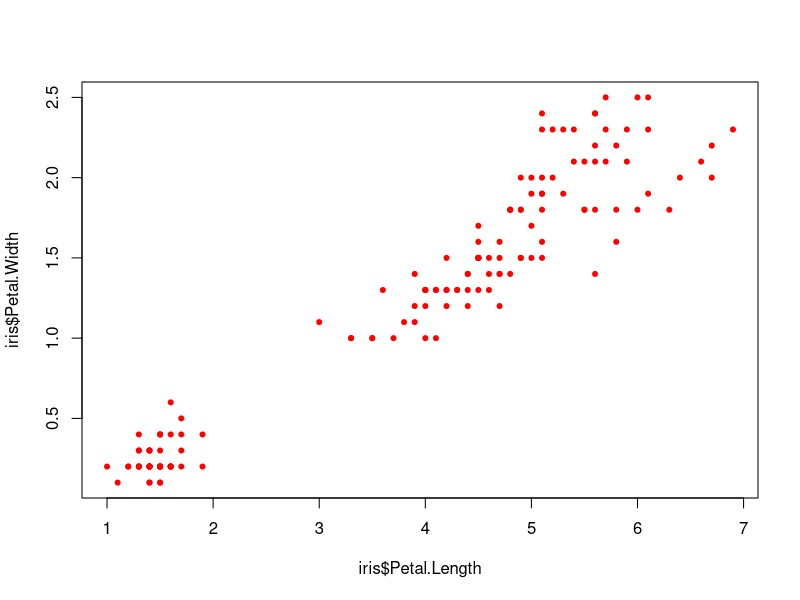

Write the R code that produced this figure.
# Using the Student’s T-test in R
# Two-Sample T-test with Unequal Variance
x = rnorm(100,mean = 0, sd = 1)
y = rnorm(100,mean = 0, sd = 1)
t.test(x,y)

x = rnorm(100,mean = 0, sd = 1)
y = rnorm(100,mean = 20, sd = 20)
t.test(x,y)

# Using the Student’s T-test in R
x = rnorm(100,mean = 0, sd = 1)
y = rnorm(100,mean = 0, sd = 10)
t.test(x,y, var.equal = T)

#One-Sample T-testing in R
x = rnorm(100,mean = 0, sd = 1)
t.test(x, mu = 0)

csv.data <- read.csv("data/grass.csv")
t.test(rich ~ graze, data = csv.data)

t.test(rich ~ graze, data = csv.data, subset = graze %in% c('mow', 'unmow'))

wilcox.test(x, y)
wilcox.test(y, exact = FALSE)

# Simple Correlation in R
count = c(9,25,15,2,14,25,24,47)
speed = c(2,3,5,9,14,24,29,34)
cor(count, speed)
cor(count, speed, method = 'spearman')
cor(count, speed, method = 'sp')

set.seed(5)
x <- rnorm(30, sd=runif(30, 2, 50))
mat <- matrix(x,10)
V <- cov(mat)
cov2cor(V)

plot(iris$Petal.Length, iris$Petal.Width, col = "red", pch = 20, psize = 2)
cor.test(iris$Petal.Length, iris$Petal.Width)
cor.test( ~ Petal.Length + Petal.Width, data = iris)


x = rpois(100,lambda = 10)
avg = mean(x)
y = rpois(100,lambda = avg)

chisq.test(x,y)


x = rnorm(100)
y = rnorm(100)
ks.test(x,y)
?ks.test
